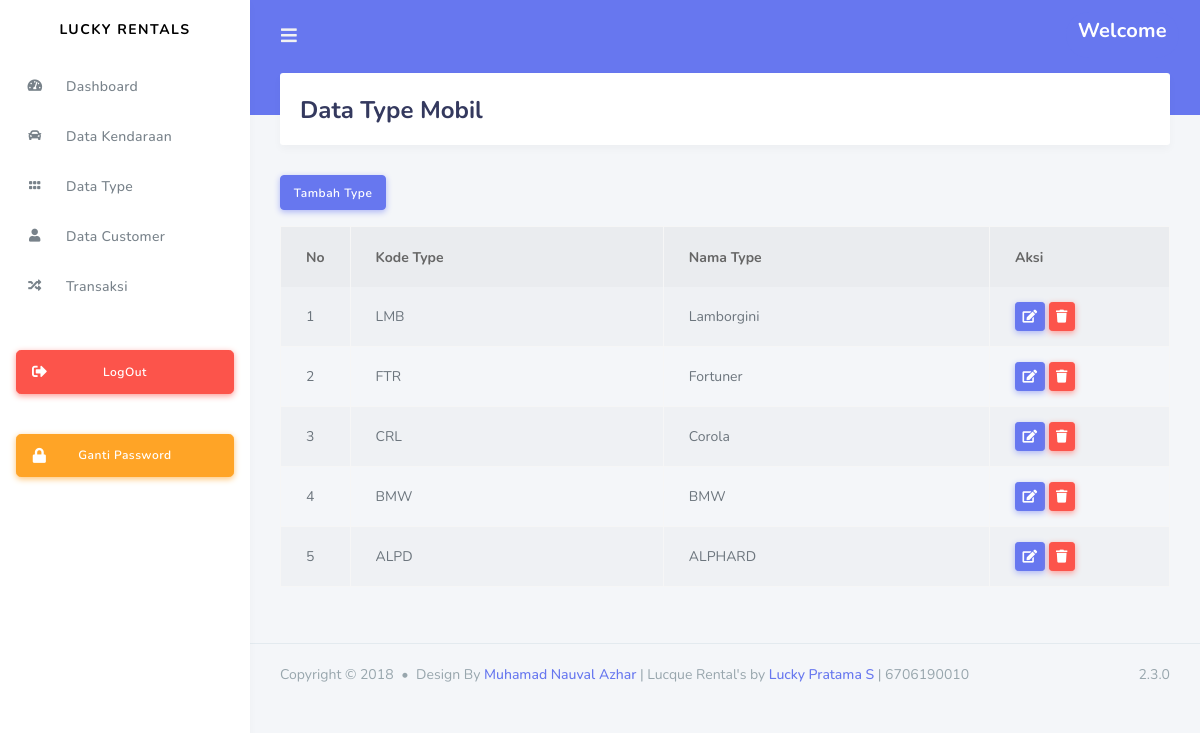
Screenshot of /index.php/admin/data_type with the database file from the repository.
### tables this page shows
CREATE TABLE `type` (
  `id_type` int(150) NOT NULL,
  `kode_type` varchar(255) NOT NULL,
  `nama_type` varchar(255) NOT NULL
);

### application/controllers/admin/Data_type.php (called while the page is built, shortened)
<?php
class Data_type extends CI_Controller{
    public function index(){
        $data['type'] = $this->rental_model->get_data('type')->result();
        $this->load->view('templates_admin/header');
        $this->load->view('templates_admin/sidebar');
        $this->load->view('admin/data_type',$data);
        $this->load->view('templates_admin/footer');
    }
}
?>

### index.php (called while the page is built, shortened)
<?php
require_once BASEPATH.'core/CodeIgniter.php';

### application/models/Rental_model.php (called while the page is built, shortened)
<?php
class Rental_model extends CI_model{
    public function get_data($table){
        return $this->db->get($table);
    }
}
?>

### application/views/admin/data_type.php (the view, shortened to what this page needs)
<div class="main-content">
    <div class="section">
    	<div class="section-header">
    		<h1>Data Type Mobil</h1>
    	</div>
       </div>
       <a class="btn btn btn-primary mb-3" href="<?php echo base_url('admin/data_type/tambah_type')?>">Tambah Type</a>
       <table class="table table-bordered table-striped table-hover">
       	<thead>
       		<tr>
       			<th width="20px">No</th>
       			<th width>Kode Type</th>
       			<th width>Nama Type</th>
            <th width="180px">Aksi</th>
       		</tr>
       	</thead>
       		<tbody>
       			<?php
       			$no=1;
       			foreach ($type as $tp) : ?>
       				<tr>
       					<td><?php echo $no++ ?></td>
       					<td><?php echo $tp->kode_type ?></td>
       					<td><?php echo $tp->nama_type ?></td>
                <td>
                  <a class ="btn btn-sm btn-primary" href="<?php echo base_url('admin/data_type/update_type/'.$tp->id_type) ?>"><i class="fas fa-edit"></i></a>
                  <a class ="btn btn-sm btn-danger" href="<?php echo base_url('admin/data_type/delete_type/'.$tp->id_type) ?>"><i class="fas fa-trash"></i></a>
                </td>
       				</tr>
       				<?php endforeach; ?>
       		</tbody>
       </table>
    </div>

### rows the page displays
type: kode_type "LMB", nama_type "Lamborgini"
type: kode_type "FTR", nama_type "Fortuner"
type: kode_type "CRL", nama_type "Corola"
type: kode_type "BMW", nama_type "BMW"
type: kode_type "ALPD", nama_type "ALPHARD"
